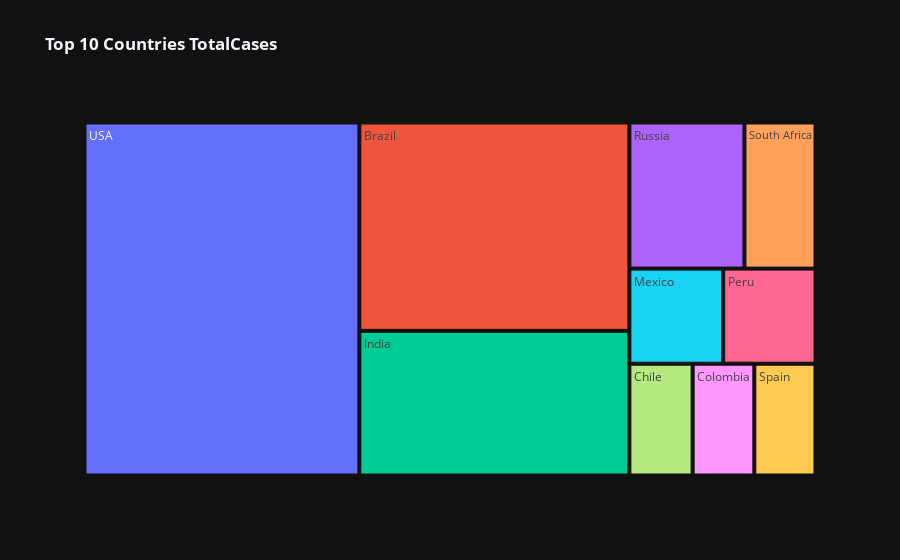

Notebook source saved alongside this figure:
### Code cell
columns = ['TotalCases']
for i in columns:
    fig=px.treemap(world_data.iloc[0:10],values=i,path=['Country/Region'],template="plotly_dark",title="<b>Top 10 Countries {}</b>".format(i))
    fig.show()

### Figure 1 — Plotly figure (JSON) as saved in the notebook; plotly's stock layout.template omitted (floating-point values rounded to 4 significant figures)
{"data": [{"branchvalues": "total", "domain": {"x": [0, 1], "y": [0, 1]}, "hovertemplate": "labels=%{label}<br>TotalCases=%{value}<br>parent=%{parent}<br>id=%{id}<extra></extra>", "ids": ["Brazil", "Chile", "Colombia", "India", "Mexico", "Peru", "Russia", "South Africa", "Spain", "USA"], "labels": ["Brazil", "Chile", "Colombia", "India", "Mexico", "Peru", "Russia", "South Africa", "Spain", "USA"], "name": "", "parents": ["", "", "", "", "", "", "", "", "", ""], "type": "treemap", "values": [2917562, 366671, 357710, 2025409, 462690, 455409, 871894, 538184, 354530, 5032179]}], "layout": {"legend": {"tracegroupgap": 0}, "title": {"text": "<b>Top 10 Countries TotalCases</b>"}}}
